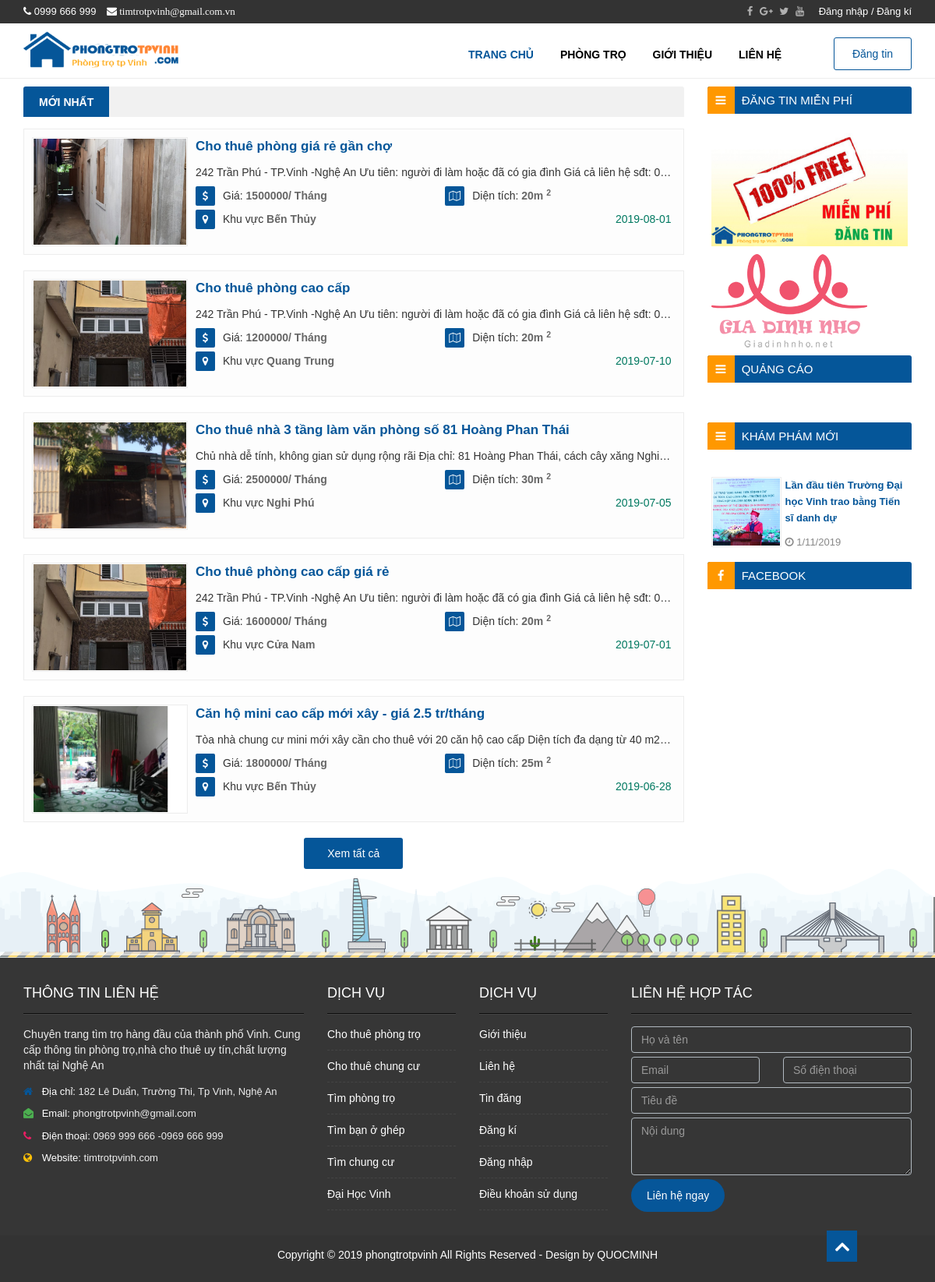
/index.php?p=tinmoi, run on the app's committed database.
### tables this page shows
CREATE TABLE `tbltin` (
  `Idtin` int(11) NOT NULL,
  `Tieude` varchar(255) NOT NULL,
  `Noidung` text DEFAULT NULL,
  `Sdt` int(11) NOT NULL,
  `Ngaydang` date NOT NULL,
  `Malt` int(11) NOT NULL,
  `Iduser` int(11) NOT NULL,
  `Idphuong` int(11) NOT NULL,
  `Gia` int(11) DEFAULT NULL,
  `Dientich` int(3) NOT NULL,
  `Diachi` varchar(255) NOT NULL,
  `Anh` varchar(255) NOT NULL,
  `Tinhot` bit(1) NOT NULL,
  `Thongtinlh` varchar(250) NOT NULL
);

CREATE TABLE `tblphuong` (
  `Idphuong` int(11) NOT NULL,
  `Tenphuong` varchar(50) NOT NULL
);

### pages/tinmoi.php (the view)
<?php
include"lib/dbcon.php";
    $sql="SELECT * FROM tbltin INNER JOIN tblphuong ON tbltin.Idphuong=tblphuong.Idphuong
    order by Idtin desc LIMIT 0,10
    " ;
    $query_tinmoi= mysqli_query($con,$sql);
?>
<div class="col-xs-12 col-col-md-12 col-sm-12 col-lg-9">
    <div class="content">
        <div class="block-reals">
            <ul class="nav nav-tabs">
                <li class="nav-item">
                    <a href="#" class="nav-link active">Mới nhất</a>
                </li>
            </ul>
            <div class="tab-content">
                <div class="tab-pane i-container active" id="new">
                    <div class="list-reals">
                        <?php
                                                    while($row_muoitinmoi =mysqli_fetch_array($query_tinmoi)){
                        ?>
                        <div class="detail-list">
                            <a href="index.php?p=chitiettin">
                                <img src="image/info/<?php echo $row_muoitinmoi['Anh'] ?>" >
                            </a>
                            <div class="info-real">
                                <h4>
                                    <a href="index.php?p=chitiettin&idtin=<?php echo $row_muoitinmoi['Idtin'] ?>"><?php echo $row_muoitinmoi['Tieude'] ?></a>
                                </h4>
                                <p class="info-text-reals">
                                <?php echo $row_muoitinmoi['Noidung'] ?>
                                </p>
                                <div>
                                    <div class="row">
                                        <div class="col-xs-12 col-sm-12 col-md-6 col-lg-6">
                                            <p>
                                                <i class="fa fa-usd">  </i> Giá:
                                                <strong><?php echo $row_muoitinmoi['Gia'] ?>/ Tháng</strong>
                                            </p>
                                        </div>
                                        <div class="col-xs-12 col-sm-12 col-md-6 col-lg-6">
                                            <p>
                                                <i class="fa fa-map-o">
                                                                                </i> Diện tích:
                                                <strong><?php echo $row_muoitinmoi['Dientich'] ?>m
                                                                                        <sup>2</sup>
                                                                                    </strong>
                                            </p>
                                        </div>
                                    </div>
                                </div>
                                <p>
                                    <i class="fa fa-map-marker"></i>
                                    <span>
                                                                Khu vực
                                                                <strong><?php echo $row_muoitinmoi['Tenphuong'] ?></strong>
                                                            </span>
                                    <span class="date-right"><?php echo $row_muoitinmoi['Ngaydang'] ?></span>
                                </p>
                            </div>
                            <div class="clearfix"></div>
                        </div>
                                                    <?php }?>
                    </div>
                    <div class="more">
                        <a href="#">Xem tất cả</a>
                    </div>
                </div>
            </div>
        </div>
    </div>
</div>

### css/style.css (style rules this page uses)
.clearfix::after { display: block; clear: both; content: ""; }
a:link, a:visited { color: #000; }
ol, ul { list-style: none; padding: 0; margin: 0; }
.detail-list .info-real { width: calc(100% - 215px); float: left; }
.info-real h4 a { color: #e00; font-size: 17px; font-weight: 550; display: inline-block; margin-bottom: 10px; line-height: 23px; }
.detail-list .info-real i.fa { float: left; margin-right: 10px; display: inline-block; width: 25px; color: #fff; height: 25px; text-align: center; background: #055699; line-height: 25px; border-radius: 2px; font-size: 13px; }
.detail-list .info-real p { line-height: 25px; overflow: hidden; text-overflow: ellipsis; white-space: nowrap; margin-bottom: 5px; }
.info-real h4 { margin: 0; padding: 0; }
.info-real strong { color: #666; }
.content { background: #F2F2F2; }
.content .main-content .block-reals ul { background: #f1f1f1; border-top-left-radius: 3px; border-top-right-radius: 3px; overflow: hidden; border-bottom: 0px; margin-bottom: 15px; }
.content .main-content .block-reals ul li a.active, #content .cat-product .block-reals ul li a.active { background: #055699; color: #fff; }
.content .main-content .block-reals ul li a, content .cat-product .block-reals ul li a { font-size: 14px; text-transform: uppercase; border: none; border-radius: 0px; font-weight: 550; color: #333; padding: 10px 20px; }
.content .detail-list img { width: 200px; height: 140px; object-fit: cover; float: left; padding: 1px; border: 1px solid #ededed; margin-right: 10px; }
.main-content .content { background: #fff; }
.main-content .detail-list .info-real h4 a { font-size: 17px; color: #055699; font-weight: 550; display: inline-block; margin-bottom: 10px; line-height: 23px; }
span.date-right { font-weight: 400; float: right; color: #007961; }
.list-reals .detail-list { border: 1px solid #ededed; padding: 10px; margin-bottom: 20px; background: rgba(241, 241, 241, 0.15); }
.content .main-content .block-reals .tab-content .tab-pane .more a { display: inline-block; padding: 10px 30px; color: #fff; background: #055699; border-radius: 3px; }
.more { text-align: center; }

### data on the page
tbltin: Anh (picture), Tieude "Cho thuê phòng giá rẻ gần chợ", Noidung "242 Trần Phú - TP.Vinh -Nghệ An Ưu tiên: người đi làm hoặc đã có gia đình Giá cả liên hệ sđt: 0…", Gia "1500000", Dientich "20", Idphuong.Tenphuong "Bến Thủy", Ngaydang "2019-08-01"
tbltin: Anh (picture), Tieude "Cho thuê phòng cao cấp", Noidung "242 Trần Phú - TP.Vinh -Nghệ An Ưu tiên: người đi làm hoặc đã có gia đình Giá cả liên hệ sđt: 0…", Gia "1200000", Dientich "20", Idphuong.Tenphuong "Quang Trung", Ngaydang "2019-07-10"
tbltin: Anh (picture), Tieude "Cho thuê nhà 3 tầng làm văn phòng số 81 Hoàng Phan Thái", Noidung "Chủ nhà dễ tính, không gian sử dụng rộng rãi Địa chỉ: 81 Hoàng Phan Thái, cách cây xăng Nghi…", Gia "2500000", Dientich "30", Idphuong.Tenphuong "Nghi Phú", Ngaydang "2019-07-05"
tbltin: Anh (picture), Tieude "Cho thuê phòng cao cấp giá rẻ", Noidung "242 Trần Phú - TP.Vinh -Nghệ An Ưu tiên: người đi làm hoặc đã có gia đình Giá cả liên hệ sđt: 0…", Gia "1600000", Dientich "20", Idphuong.Tenphuong "Cửa Nam", Ngaydang "2019-07-01"
tbltin: Anh (picture), Tieude "Căn hộ mini cao cấp mới xây - giá 2.5 tr/tháng", Noidung "Tòa nhà chung cư mini mới xây cần cho thuê với 20 căn hộ cao cấp Diện tích đa dạng từ 40 m2…", Gia "1800000", Dientich "25", Idphuong.Tenphuong "Bến Thủy", Ngaydang "2019-06-28"
